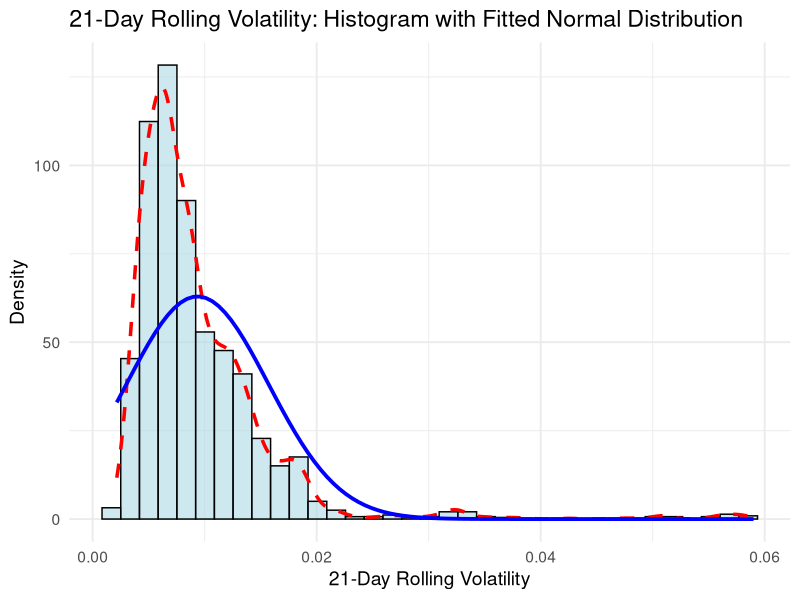

Recreate this plot in R.
# Fitting a Normal Distribution to 21-Day Rolling Volatility

# Set Working Directory
setwd("C:/Random variable and probablity dis/CIA 1 A")

# Load Libraries
library(tidyverse)
library(MASS)

# Load Dataset
spy <- read.csv("SPY_Probability_Assignment.csv")

# Estimate Normal Distribution Parameters

mu_hat <- mean(spy$Volatility21)
sigma_hat <- sd(spy$Volatility21)

cat("Estimated Mean (mu):", mu_hat, "\n")
cat("Estimated Standard Deviation (sigma):", sigma_hat, "\n")

# Fit Normal Distribution using Maximum Likelihood

fit_normal <- fitdistr(
  spy$Volatility21,
  densfun = "normal"
)

fit_normal

# Log-Likelihood

logLik_normal <- fit_normal$loglik

logLik_normal

# AIC

k <- 2
AIC_normal <- -2 * logLik_normal + 2 * k

AIC_normal

# BIC

n <- nrow(spy)

BIC_normal <- -2 * logLik_normal + log(n) * k

BIC_normal

# Summary Table

normal_results <- data.frame(
  Distribution = "Normal",
  Mean = fit_normal$estimate["mean"],
  SD = fit_normal$estimate["sd"],
  LogLikelihood = logLik_normal,
  AIC = AIC_normal,
  BIC = BIC_normal
)

normal_results

# Histogram + KDE + Fitted Normal PDF

ggplot(spy, aes(x = Volatility21)) +
  
  geom_histogram(
    aes(y = after_stat(density)),
    bins = 35,
    fill = "lightblue",
    color = "black",
    alpha = 0.6
  ) +
  
  geom_density(
    color = "red",
    linewidth = 1.2,
    linetype = "dashed"
  ) +
  
  stat_function(
    fun = dnorm,
    args = list(
      mean = fit_normal$estimate["mean"],
      sd = fit_normal$estimate["sd"]
    ),
    color = "blue",
    linewidth = 1.3
  ) +
  
  labs(
    title = "21-Day Rolling Volatility: Histogram with Fitted Normal Distribution",
    x = "21-Day Rolling Volatility",
    y = "Density"
  ) +
  
  theme_minimal(base_size = 14)
